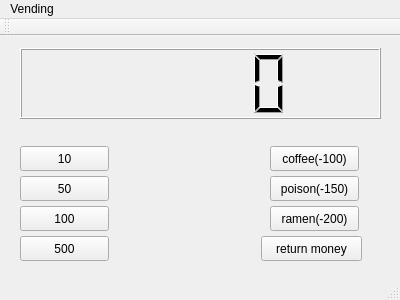
<?xml version="1.0" encoding="UTF-8"?>
<ui version="4.0">
 <class>vending_machine</class>
 <widget class="QMainWindow" name="vending_machine">
  <property name="geometry">
   <rect>
    <x>0</x>
    <y>0</y>
    <width>400</width>
    <height>300</height>
   </rect>
  </property>
  <property name="windowTitle">
   <string>vending_machine</string>
  </property>
  <widget class="QWidget" name="centralWidget">
   <widget class="QLCDNumber" name="lcdNumber">
    <property name="geometry">
     <rect>
      <x>20</x>
      <y>12</y>
      <width>361</width>
      <height>71</height>
     </rect>
    </property>
   </widget>
   <widget class="QPushButton" name="pb10">
    <property name="geometry">
     <rect>
      <x>20</x>
      <y>110</y>
      <width>89</width>
      <height>25</height>
     </rect>
    </property>
    <property name="text">
     <string>10</string>
    </property>
   </widget>
   <widget class="QPushButton" name="pb50">
    <property name="geometry">
     <rect>
      <x>20</x>
      <y>140</y>
      <width>89</width>
      <height>25</height>
     </rect>
    </property>
    <property name="text">
     <string>50</string>
    </property>
   </widget>
   <widget class="QPushButton" name="pb100">
    <property name="geometry">
     <rect>
      <x>20</x>
      <y>170</y>
      <width>89</width>
      <height>25</height>
     </rect>
    </property>
    <property name="text">
     <string>100</string>
    </property>
   </widget>
   <widget class="QPushButton" name="pb500">
    <property name="geometry">
     <rect>
      <x>20</x>
      <y>200</y>
      <width>89</width>
      <height>25</height>
     </rect>
    </property>
    <property name="text">
     <string>500</string>
    </property>
   </widget>
   <widget class="QPushButton" name="pbC">
    <property name="geometry">
     <rect>
      <x>270</x>
      <y>110</y>
      <width>89</width>
      <height>25</height>
     </rect>
    </property>
    <property name="text">
     <string>coffee(-100)</string>
    </property>
   </widget>
   <widget class="QPushButton" name="pbP">
    <property name="geometry">
     <rect>
      <x>270</x>
      <y>140</y>
      <width>89</width>
      <height>25</height>
     </rect>
    </property>
    <property name="text">
     <string>poison(-150)</string>
    </property>
   </widget>
   <widget class="QPushButton" name="pbR">
    <property name="geometry">
     <rect>
      <x>270</x>
      <y>170</y>
      <width>89</width>
      <height>25</height>
     </rect>
    </property>
    <property name="text">
     <string>ramen(-200)</string>
    </property>
   </widget>
   <widget class="QPushButton" name="pushButton">
    <property name="geometry">
     <rect>
      <x>261</x>
      <y>200</y>
      <width>101</width>
      <height>25</height>
     </rect>
    </property>
    <property name="text">
     <string>return money</string>
    </property>
   </widget>
  </widget>
  <widget class="QMenuBar" name="menuBar">
   <property name="geometry">
    <rect>
     <x>0</x>
     <y>0</y>
     <width>400</width>
     <height>22</height>
    </rect>
   </property>
   <widget class="QMenu" name="menuVending">
    <property name="title">
     <string>Vending</string>
    </property>
   </widget>
   <addaction name="menuVending"/>
  </widget>
  <widget class="QToolBar" name="mainToolBar">
   <attribute name="toolBarArea">
    <enum>TopToolBarArea</enum>
   </attribute>
   <attribute name="toolBarBreak">
    <bool>false</bool>
   </attribute>
  </widget>
  <widget class="QStatusBar" name="statusBar"/>
 </widget>
 <layoutdefault spacing="6" margin="11"/>
 <resources/>
 <connections/>
</ui>
